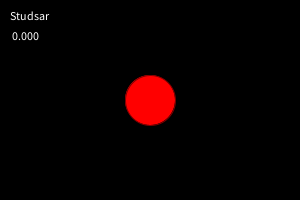
Frame 1 (no input)
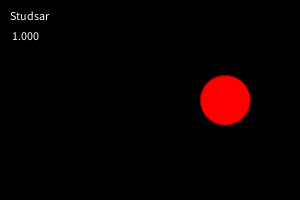
Frame 60 (the mouse pressed at the canvas centre just before this capture)
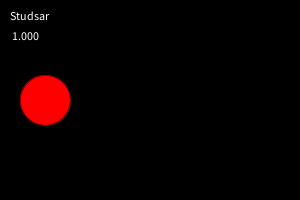
Frame 120 (the mouse held since frame 60 and released just before this capture)

The Processing sketch that drew these frames (run headless with seeded random() and noise(); from frame 60 on, the mouse is pressed at the canvas centre):

// Processing sketch: text_slutuppgift
// ── text_slutuppgift.pde
float x = 150;
float y = 100;
float hastighet_till_hoger = 3;
float studsar = 0;


void setup()
{
  size(300, 200);
}


void draw()
{
  background(0, 0, 0);
  stroke(128, 0, 0);
  fill(255, 0, 0);
  ellipse(x, y, 50, 50);
  fill(256, 256, 256);
  text(studsar, 10, 40);
  fill(256, 256, 256);
  text("Studsar", 10, 20);
 
  x = x + hastighet_till_hoger;
  if (x > 275)
  {
    hastighet_till_hoger = -hastighet_till_hoger;
    studsar = studsar + 1;
  }
  if (x < 25)
  {
    hastighet_till_hoger = -hastighet_till_hoger;
    studsar = studsar + 1;
  }
}
